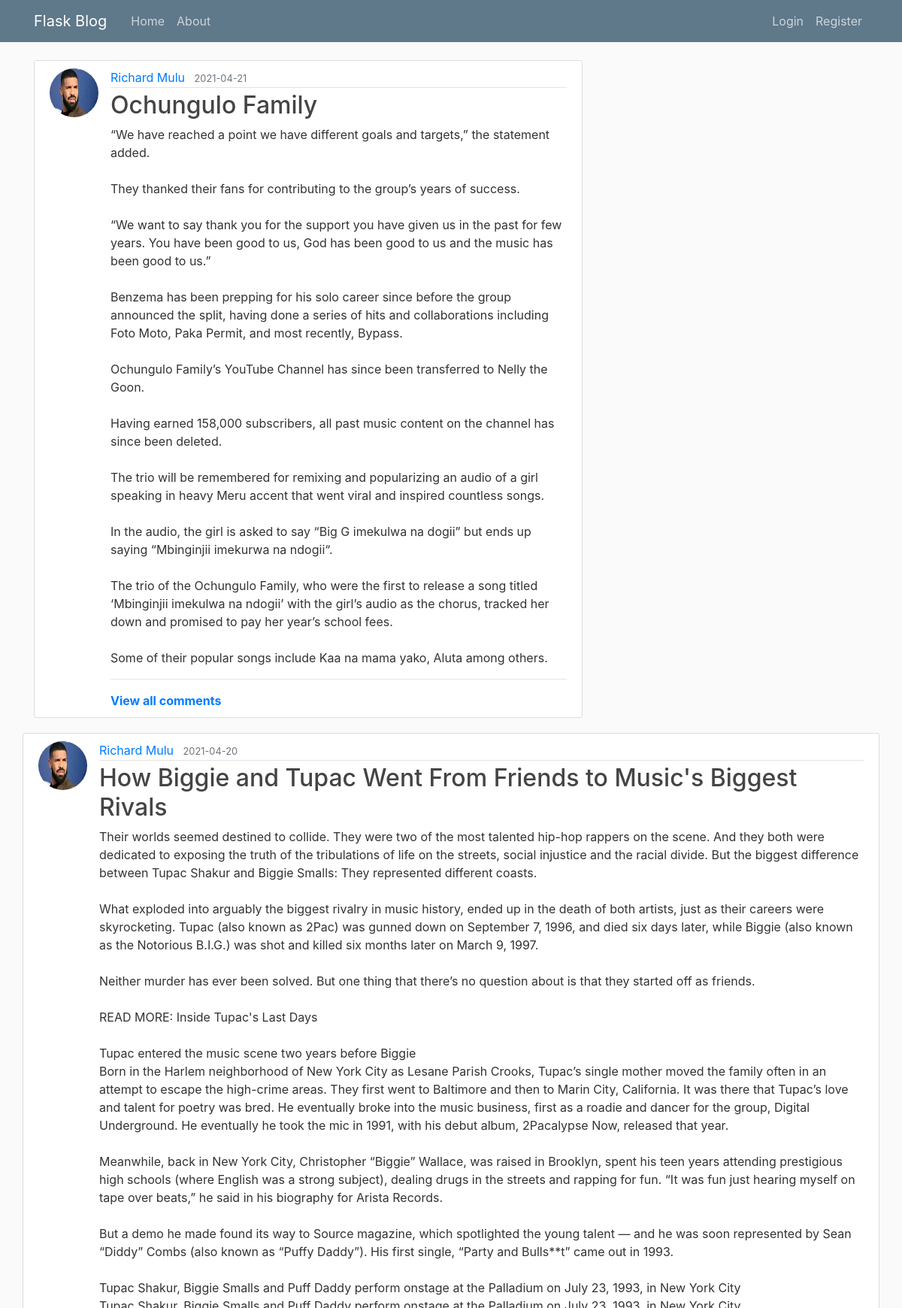
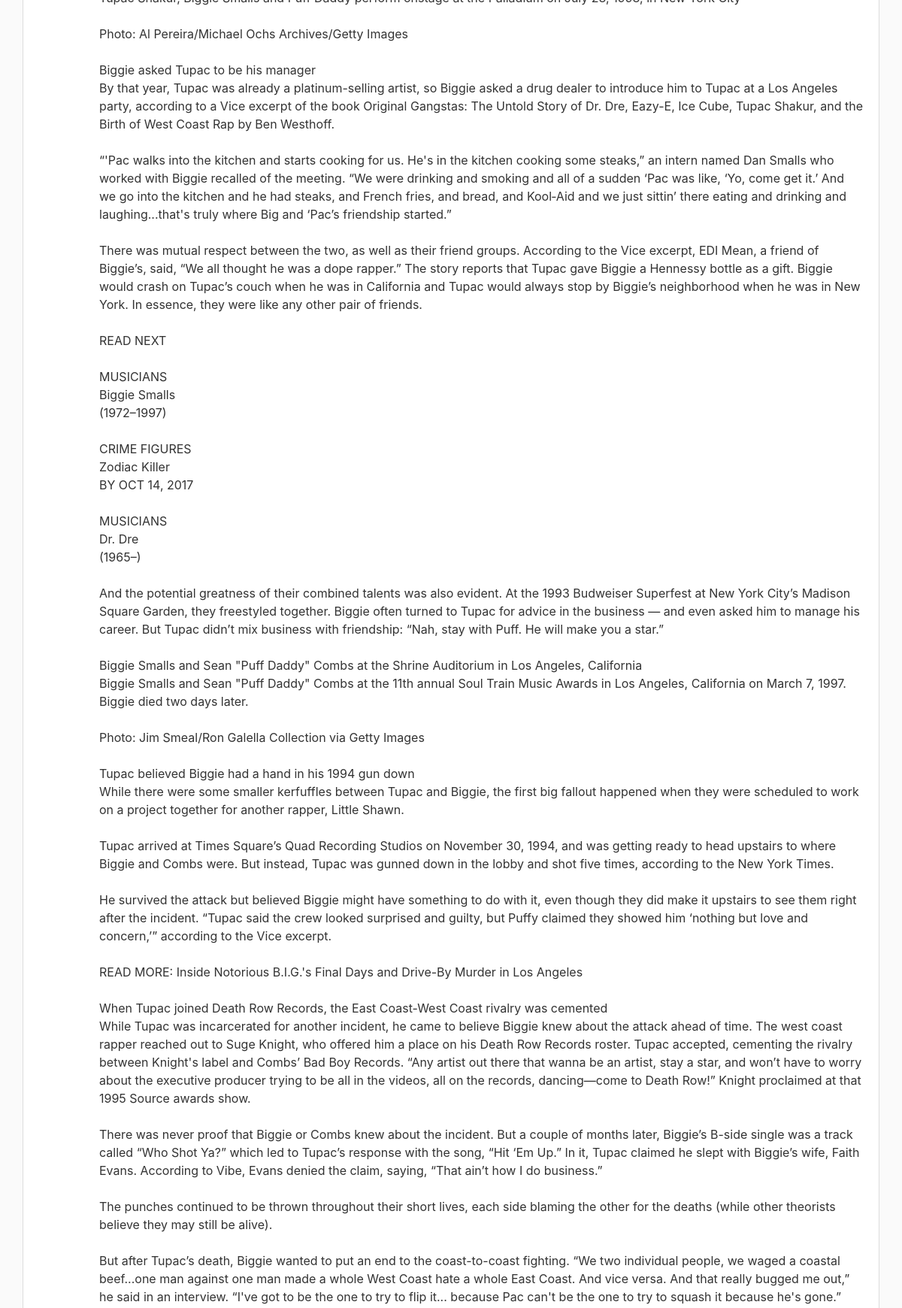
The page /home (upper part) on the database its author committed (2 pictures, top to bottom).
### flask_blog/models.py (models this page shows, shortened)
class Post(db.Model):
    id = db.Column(db.Integer, primary_key=True)
    title = db.Column(db.String(100), nullable=False)
    date_posted = db.Column(db.DateTime, nullable=False, default=datetime.utcnow)
    content = db.Column(db.Text, nullable=False)
    user_id = db.Column(db.Integer, db.ForeignKey('user.id'), nullable=False)
    comments = db.relationship('Comment', backref='author')

class User(db.Model, UserMixin):
    id = db.Column(db.Integer, primary_key=True)
    username = db.Column(db.String(20), unique=True, nullable=False)
    email = db.Column(db.String(120), unique=True, nullable=False)
    image_file = db.Column(db.String(20), nullable=False, default='default.jpg')
    password =  db.Column(db.String(60), nullable=False)
    posts = db.relationship('Post', backref='author', lazy=True)

### flask_blog/main/routes.py (the view)
@main.route("/")
@main.route("/home")
def home():
    page = request.args.get('page', 1, type=int)
    posts = Post.query.order_by(Post.date_posted.desc()).paginate(page=page, per_page=5)
    comments = Comment.query.order_by(Comment.date_posted.desc()).limit(3)
    return render_template('home.html', posts=posts, comments=comments)

### flask_blog/templates/home.html (shortened to what this page needs)
{% extends "layout.html" %}
{% block content %}
    {% for post in posts.items %}
        <article class="media content-section d-flex">
          <img class="rounded-circle article-img" src="{{ url_for('static', filename='profile_pics/' + post.author.image_file) }}">
          <div class="media-body">
            <div class="article-metadata">
              <a class="mr-2" href="{{ url_for('users.user_posts', username=post.author.username) }}">{{ post.author.username }}</a>
              <small class="text-muted">{{ post.date_posted.strftime('%Y-%m-%d') }}</small>
            </div>
            <h2><a class="article-title" href="{{ url_for('posts.post', post_id=post.id) }}">{{ post.title }}</a></h2>
            <p class="article-content">{{ post.content }}</p>
            <hr>
            <div class="comment-container mt-2">
              <a class="font-weight-bold" href="{{ url_for('comments.comment') }}">View all comments</a>
            </div>
            </div>
          </div>
        </article>
    {% endfor %}
{% endblock content %}

### flask_blog/templates/layout.html (shortened to what this page needs)
<!DOCTYPE html>
<html>
<head>
    <link rel="stylesheet" href="https://maxcdn.bootstrapcdn.com/bootstrap/4.0.0/css/bootstrap.min.css">
    <link rel="stylesheet" type="text/css" href="{{ url_for('static', filename='main.css') }}">
</head>
<body>
    <header class="site-header">
      <nav class="navbar navbar-expand-md navbar-dark bg-steel fixed-top">
        <div class="container">
          <a class="navbar-brand mr-4" href="/">Flask Blog</a>
          <div class="collapse navbar-collapse" id="navbarToggle">
            <div class="navbar-nav mr-auto">
              <a class="nav-item nav-link" href="{{ url_for('main.home') }}">Home</a>
              <a class="nav-item nav-link" href="{{ url_for('main.about') }}">About</a>
            </div>
            <div class="navbar-nav">
              {% if current_user.is_authenticated %}
                <a class="nav-item nav-link" href="{{ url_for('posts.new_post') }}">New Post</a>
                <a class="nav-item nav-link" href="{{ url_for('users.account') }}">Account</a>
                <a class="nav-item nav-link" href="{{ url_for('users.logout') }}">Logout</a>
              {% else %}
                <a class="nav-item nav-link" href="{{ url_for('users.login') }}">Login</a>
                <a class="nav-item nav-link" href="{{ url_for('users.register') }}">Register</a>
              {% endif %}
            </div>
          </div>
        </div>
      </nav>
    </header>
    <main role="main" class="container">
      <div class="row">
        <div class="col-md-8">
          {% block content %}{% endblock %}
    </main>
</body>
</html>

### flask_blog/static/main.css (style rules this page uses)
body { background: #fafafa; color: #333333; margin-top: 5rem; }
h1, h2, h3, h4, h5, h6 { color: #444444; }
.bg-steel { background-color: #5f788a; }
.site-header .navbar-nav .nav-link { color: #cbd5db; }
.content-section { background: #ffffff; padding: 10px 20px; border: 1px solid #dddddd; border-radius: 3px; margin-bottom: 20px; }
.article-title { color: #444444; }
.article-content { white-space: pre-line; }
.article-img { height: 65px; width: 65px; margin-right: 16px; }
.article-metadata { padding-bottom: 1px; margin-bottom: 4px; border-bottom: 1px solid #e3e3e3 }

### rows shown on the page
Post: image_file (picture), author.username "Richard Mulu", date_posted "2021-04-21", title "Ochungulo Family", content "“We have reached a point we have different goals and targets,” the statement added. They thanked their fans for contributing to the group’s years of success. “We want to say thank you for the support you have given us in the past for few years. You have been good to us, God has been good to us and the music has been good to us.” Benzema has been prepping for his solo career since before the group announced the split, having done a series of hits and collaborations including Foto Moto, Paka Permit, and most recently, Bypass. Ochungulo Family’s YouTube Channel has since been transferred to Nelly the Goon. Having earned 158,000 subscribers, all past music content on the channel has since been…"
Post: image_file (picture), author.username "Richard Mulu", date_posted "2021-04-20", title "How Biggie and Tupac Went From Friends to Music's Biggest Rivals", content "Their worlds seemed destined to collide. They were two of the most talented hip-hop rappers on the scene. And they both were dedicated to exposing the truth of the tribulations of life on the streets, social injustice and the racial divide. But the biggest difference between Tupac Shakur and Biggie Smalls: They represented different coasts. What exploded into arguably the biggest rivalry in music history, ended up in the death of both artists, just as their careers were skyrocketing. Tupac (also known as 2Pac) was gunned down on September 7, 1996, and died six days later, while Biggie (also known as the Notorious B.I.G.) was shot and killed six months later on March 9, 1997. Neither murder…"
